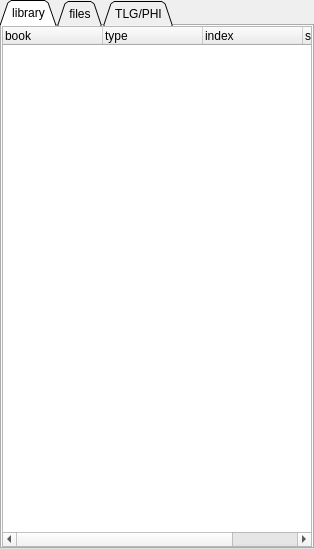
<?xml version="1.0" encoding="UTF-8"?>
<ui version="4.0">
 <class>CLibraryWidget</class>
 <widget class="QWidget" name="CLibraryWidget">
  <property name="geometry">
   <rect>
    <x>0</x>
    <y>0</y>
    <width>314</width>
    <height>549</height>
   </rect>
  </property>
  <property name="windowTitle">
   <string notr="true"/>
  </property>
  <layout class="QVBoxLayout" name="verticalLayout_2">
   <item>
    <widget class="QTabWidget" name="tabLibrary">
     <property name="tabPosition">
      <enum>QTabWidget::North</enum>
     </property>
     <property name="tabShape">
      <enum>QTabWidget::Triangular</enum>
     </property>
     <property name="currentIndex">
      <number>0</number>
     </property>
     <property name="elideMode">
      <enum>Qt::ElideNone</enum>
     </property>
     <property name="usesScrollButtons">
      <bool>true</bool>
     </property>
     <widget class="QWidget" name="tab">
      <attribute name="icon">
       <iconset resource="resfile.qrc">
        <normaloff>:/new/icons/icons/sql.png</normaloff>:/new/icons/icons/sql.png</iconset>
      </attribute>
      <attribute name="title">
       <string>library</string>
      </attribute>
      <attribute name="toolTip">
       <string>library | F5</string>
      </attribute>
      <layout class="QVBoxLayout" name="verticalLayout">
       <item>
        <widget class="QTreeWidget" name="treeLibrary">
         <property name="contextMenuPolicy">
          <enum>Qt::CustomContextMenu</enum>
         </property>
         <property name="showDropIndicator" stdset="0">
          <bool>false</bool>
         </property>
         <property name="dragDropMode">
          <enum>QAbstractItemView::NoDragDrop</enum>
         </property>
         <property name="selectionMode">
          <enum>QAbstractItemView::ExtendedSelection</enum>
         </property>
         <column>
          <property name="text">
           <string>book</string>
          </property>
         </column>
         <column>
          <property name="text">
           <string>type</string>
          </property>
         </column>
         <column>
          <property name="text">
           <string>index</string>
          </property>
         </column>
         <column>
          <property name="text">
           <string>searchable</string>
          </property>
         </column>
        </widget>
       </item>
      </layout>
     </widget>
     <widget class="QWidget" name="tab_2">
      <attribute name="icon">
       <iconset resource="resfile.qrc">
        <normaloff>:/new/icons/icons/folder.png</normaloff>:/new/icons/icons/folder.png</iconset>
      </attribute>
      <attribute name="title">
       <string>files</string>
      </attribute>
      <attribute name="toolTip">
       <string>filesystem | F6</string>
      </attribute>
      <layout class="QVBoxLayout" name="verticalLayout_5">
       <item>
        <widget class="QWidget" name="wdgFindFileButton" native="true">
         <layout class="QHBoxLayout" name="horizontalLayout">
          <item>
           <widget class="QToolButton" name="btFindFileCh">
            <property name="sizePolicy">
             <sizepolicy hsizetype="Expanding" vsizetype="Fixed">
              <horstretch>0</horstretch>
              <verstretch>0</verstretch>
             </sizepolicy>
            </property>
            <property name="text">
             <string>find file(s)</string>
            </property>
            <property name="icon">
             <iconset resource="resfile.qrc">
              <normaloff>:/new/icons/icons/loupe.png</normaloff>:/new/icons/icons/loupe.png</iconset>
            </property>
            <property name="shortcut">
             <string>Shift+F</string>
            </property>
            <property name="checkable">
             <bool>false</bool>
            </property>
            <property name="toolButtonStyle">
             <enum>Qt::ToolButtonTextBesideIcon</enum>
            </property>
           </widget>
          </item>
         </layout>
        </widget>
       </item>
       <item>
        <widget class="QSplitter" name="splitter">
         <property name="orientation">
          <enum>Qt::Vertical</enum>
         </property>
         <widget class="QWidget" name="wdgFind" native="true">
          <layout class="QVBoxLayout" name="verticalLayout_3">
           <item>
            <layout class="QHBoxLayout" name="horizontalLayout_9">
             <item>
              <widget class="QToolButton" name="btRegExp">
               <property name="toolTip">
                <string>regexp builder</string>
               </property>
               <property name="text">
                <string>regexp</string>
               </property>
               <property name="icon">
                <iconset resource="resfile.qrc">
                 <normaloff>:/new/icons/icons/regexp.png</normaloff>:/new/icons/icons/regexp.png</iconset>
               </property>
              </widget>
             </item>
             <item>
              <widget class="QCheckBox" name="cbFindCase">
               <property name="toolTip">
                <string>case sensitivity</string>
               </property>
               <property name="text">
                <string notr="true"/>
               </property>
               <property name="shortcut">
                <string/>
               </property>
               <property name="checked">
                <bool>true</bool>
               </property>
              </widget>
             </item>
             <item>
              <widget class="QComboBox" name="cmbFindFile">
               <property name="sizePolicy">
                <sizepolicy hsizetype="Expanding" vsizetype="Fixed">
                 <horstretch>0</horstretch>
                 <verstretch>0</verstretch>
                </sizepolicy>
               </property>
               <property name="editable">
                <bool>true</bool>
               </property>
               <property name="insertPolicy">
                <enum>QComboBox::InsertAtTop</enum>
               </property>
              </widget>
             </item>
             <item>
              <widget class="QPushButton" name="btSearch">
               <property name="text">
                <string>find</string>
               </property>
               <property name="icon">
                <iconset resource="resfile.qrc">
                 <normaloff>:/new/icons/icons/loupe.png</normaloff>:/new/icons/icons/loupe.png</iconset>
               </property>
              </widget>
             </item>
             <item>
              <widget class="QToolButton" name="btHide">
               <property name="toolTip">
                <string>hide</string>
               </property>
               <property name="text">
                <string>hide</string>
               </property>
               <property name="icon">
                <iconset resource="resfile.qrc">
                 <normaloff>:/new/icons/icons/stop.png</normaloff>:/new/icons/icons/stop.png</iconset>
               </property>
              </widget>
             </item>
            </layout>
           </item>
           <item>
            <widget class="QTreeWidget" name="treeFiles">
             <property name="contextMenuPolicy">
              <enum>Qt::CustomContextMenu</enum>
             </property>
             <property name="rootIsDecorated">
              <bool>false</bool>
             </property>
             <property name="itemsExpandable">
              <bool>false</bool>
             </property>
             <property name="sortingEnabled">
              <bool>true</bool>
             </property>
             <property name="expandsOnDoubleClick">
              <bool>false</bool>
             </property>
             <attribute name="headerCascadingSectionResizes">
              <bool>false</bool>
             </attribute>
             <attribute name="headerDefaultSectionSize">
              <number>200</number>
             </attribute>
             <attribute name="headerHighlightSections">
              <bool>false</bool>
             </attribute>
             <attribute name="headerMinimumSectionSize">
              <number>50</number>
             </attribute>
             <attribute name="headerShowSortIndicator" stdset="0">
              <bool>true</bool>
             </attribute>
             <attribute name="headerStretchLastSection">
              <bool>true</bool>
             </attribute>
             <column>
              <property name="text">
               <string>directory/file</string>
              </property>
             </column>
             <column>
              <property name="text">
               <string>path</string>
              </property>
             </column>
            </widget>
           </item>
          </layout>
         </widget>
         <widget class="MLibTreeWidget" name="treeHtmlLib">
          <property name="contextMenuPolicy">
           <enum>Qt::CustomContextMenu</enum>
          </property>
          <property name="showDropIndicator" stdset="0">
           <bool>false</bool>
          </property>
          <property name="dragEnabled">
           <bool>false</bool>
          </property>
          <property name="dragDropMode">
           <enum>QAbstractItemView::DragDrop</enum>
          </property>
          <property name="defaultDropAction">
           <enum>Qt::CopyAction</enum>
          </property>
          <property name="selectionMode">
           <enum>QAbstractItemView::ExtendedSelection</enum>
          </property>
          <column>
           <property name="text">
            <string>directory/file</string>
           </property>
          </column>
          <column>
           <property name="text">
            <string>size</string>
           </property>
          </column>
          <column>
           <property name="text">
            <string>index</string>
           </property>
          </column>
          <column>
           <property name="text">
            <string>fullpath</string>
           </property>
          </column>
         </widget>
        </widget>
       </item>
      </layout>
     </widget>
     <widget class="QWidget" name="tab_3">
      <attribute name="title">
       <string>TLG/PHI</string>
      </attribute>
      <attribute name="toolTip">
       <string>TLG/PHI database</string>
      </attribute>
      <layout class="QVBoxLayout" name="verticalLayout_4">
       <item>
        <widget class="QTreeWidget" name="treeTLG">
         <property name="contextMenuPolicy">
          <enum>Qt::CustomContextMenu</enum>
         </property>
         <attribute name="headerVisible">
          <bool>false</bool>
         </attribute>
         <column>
          <property name="text">
           <string/>
          </property>
         </column>
         <column>
          <property name="text">
           <string>data</string>
          </property>
         </column>
         <column>
          <property name="text">
           <string>add</string>
          </property>
         </column>
        </widget>
       </item>
      </layout>
     </widget>
    </widget>
   </item>
  </layout>
 </widget>
 <layoutdefault spacing="0" margin="0"/>
 <customwidgets>
  <customwidget>
   <class>MLibTreeWidget</class>
   <extends>QTreeWidget</extends>
   <header>mlibtreewidget.h</header>
  </customwidget>
 </customwidgets>
 <resources>
  <include location="resfile.qrc"/>
 </resources>
 <connections/>
</ui>
